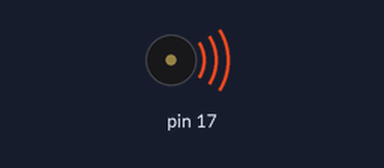
This sketch was run on a simulated Arduino Uno, built with avr-gcc and run on an emulated ATmega328P. Shown: buzzer (waves = sounding). What the sketch prints to the serial monitor is not drawn.

Above: at 0.05 s.
Timing chart, 0 to 3.0 s (numbered marks = the images above):
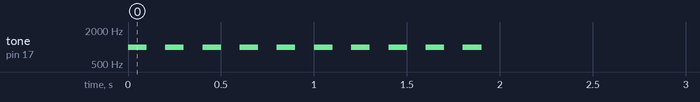

Measured:
- by itself, tone on pin 17: alternates 1000 Hz for 0.10 s and silent for 0.10 s, 20 changes in all, then stays silent

The sketch:

Carte3AU_16.ino
```cpp
/*
  Code 16: Test Buzzer (Carte V2.0)
*/
/*
	EasyBuzzer - Regular Beep Example
	This example shows the different beeps methods.
	Copyright (c) 2017, Evert Arias
	MIT License
 source: https://github.com/evert-arias/EasyBuzzer
*/

#include "EasyBuzzer.h"

int buzzer = 17;
unsigned int frequency = 1000;
unsigned int beeps = 10;

void done()
{
	Serial.println("Done!");
}

void setup()
{
	Serial.begin(115200);
	Serial.print("Starting Buzzer...");
	/* Set the pin where the buzzer is connected */
	EasyBuzzer.setPin(buzzer);
	/* Beep continuously at a given frequency. */
	// EasyBuzzer.beep(frequency);

	/* Beep at a given frequency an specific number of times. */
	// EasyBuzzer.beep(frequency, beeps);

	/* Beep at a given frequency an specific number of times, with callback functionality. */
	EasyBuzzer.beep(frequency, beeps, done);

	/* Use this function to stop the beeping. You may call this function at all time, everywhere in the code. */
	// EasyBuzzer.stopBeep();
}

void loop()
{
	/* Always call this function in the loop for EasyBuzzer to work. */
	EasyBuzzer.update();
}
```
